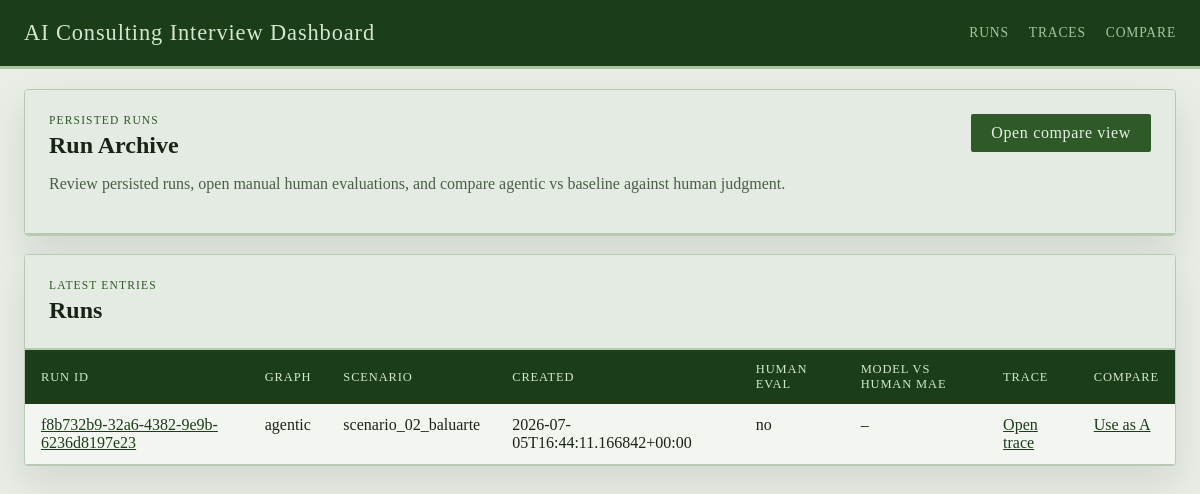
/, run on an earlier commit of the app's database.
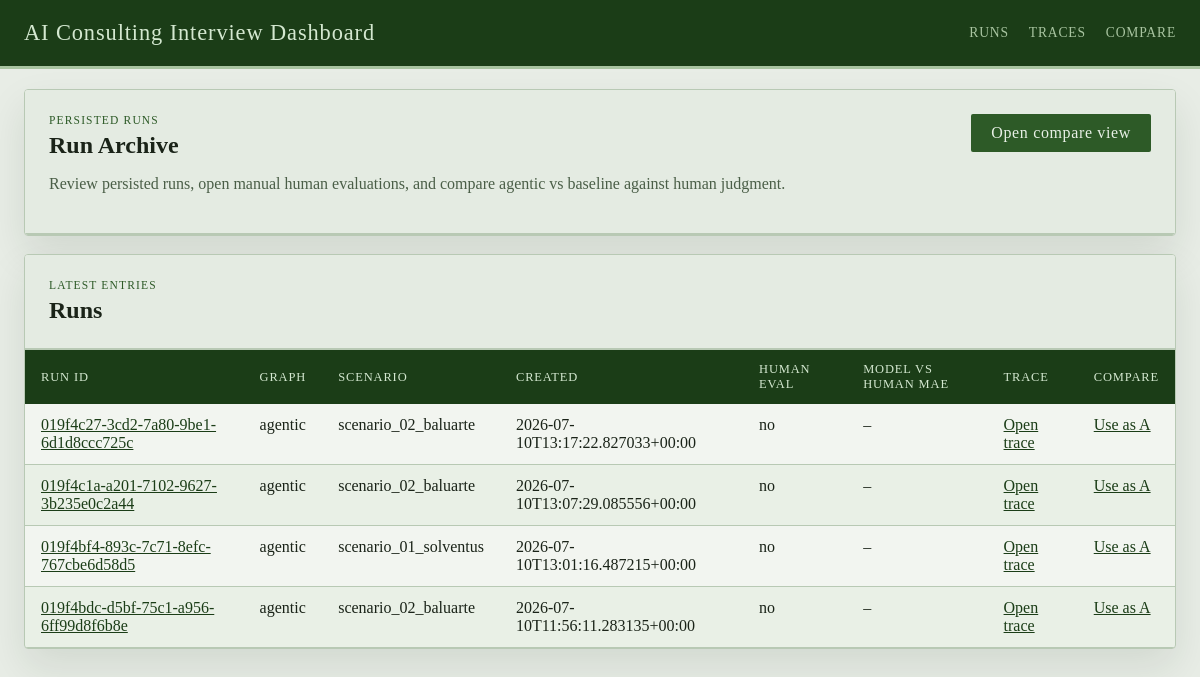
And on a later commit of the database.
### tables this page shows
CREATE TABLE runs (
                run_id TEXT PRIMARY KEY,
                graph_name TEXT NOT NULL,
                thread_id TEXT NOT NULL,
                scenario_ref TEXT,
                case_prompt TEXT,
                turn_index INTEGER,
                judge_round INTEGER,
                enough_evidence INTEGER NOT NULL,
                focus_areas_json TEXT NOT NULL,
                transcript_json TEXT NOT NULL,
                case_performance_json TEXT NOT NULL,
                quality_dialog_json TEXT NOT NULL,
                final_feedback TEXT,
                state_json TEXT NOT NULL,
                created_at TEXT NOT NULL
            );

### web/app.py (the view)
@app.get("/")
def index():
    ensure_dashboard_db()
    runs = list_runs(limit=100)
    return render_template("index.html", runs=runs)

### web/dashboard_store.py (called while the page is built)
def _json_loads(value: str | None, fallback: Any) -> Any:
    if not value:
        return fallback
    try:
        return json.loads(value)
    except json.JSONDecodeError:
        return fallback

def get_db_connection() -> sqlite3.Connection:
    connection = sqlite3.connect(RUNS_DB_PATH, timeout=30)
    connection.row_factory = sqlite3.Row
    return connection

def _normalize_dimension_entry(raw_entry: Any) -> dict[str, Any]:
    if isinstance(raw_entry, dict):
        score = raw_entry.get("score", "")
        rationale = raw_entry.get("rationale", "")
        evidence = raw_entry.get("evidence", "")
    else:
        score = raw_entry
        rationale = ""
        evidence = ""
    return {
        "score": score if score not in {None, ""} else "",
        "rationale": str(rationale or "").strip(),
        "evidence": str(evidence or "").strip(),
    }

def _extract_expected_scores(state: dict[str, Any]) -> dict[str, dict[str, Any]]:
    candidate_profile = state.get("candidate_profile", {})
    expected_scores = candidate_profile.get("expected_scores", {})
    sections: dict[str, dict[str, Any]] = {
        CASE_PERFORMANCE_SECTION: {},
        DIALOG_QUALITY_SECTION: {},
    }
    for section_name in sections:
        raw_section = expected_scores.get(section_name, {})
        if not isinstance(raw_section, dict):
            continue
        for dimension, details in raw_section.items():
            if not isinstance(details, dict):
                continue
            sections[section_name][dimension] = {
                "score": details.get("expected", ""),
                "rationale": str(details.get("rationale", "")).strip(),
            }
    return sections

def _extract_model_scores(run_row: sqlite3.Row) -> dict[str, dict[str, Any]]:
    return {
        CASE_PERFORMANCE_SECTION: _json_loads(run_row["case_performance_json"], {}),
        DIALOG_QUALITY_SECTION: _json_loads(run_row["quality_dialog_json"], {}),
    }

def _score_sort_key(value: Any) -> tuple[int, str]:
    return (0, str(value))

def to_numeric_score(value: Any) -> float | None:
    if value is None:
        return None
    if isinstance(value, bool):
        return None
    if isinstance(value, (int, float)):
        return float(value)
    text = str(value).strip().lower()
    if text in {"", NOT_TESTED, "n/a", "na", "none", "null", "missing"}:
        return None
    try:
        return float(text)
    except ValueError:
        return None

### web/templates/index.html (shortened to what this page needs)
{% extends "base.html" %}
{% block content %}
<section class="panel">
  <div class="panel-heading">
    <div>
      <p class="eyebrow">Persisted Runs</p>
      <h1>Run Archive</h1>
      <p class="lede">Review persisted runs, open manual human evaluations, and compare agentic vs baseline against human judgment.</p>
    </div>
    <a class="button" href="{{ url_for('compare_runs') }}">Open compare view</a>
  </div>
</section>
<section class="panel">
  <div class="panel-heading">
    <div>
      <p class="eyebrow">Latest entries</p>
      <h2>Runs</h2>
    </div>
  </div>
  <div class="table-wrap">
    <table>
      <thead>
        <tr>
          <th>Run ID</th>
          <th>Graph</th>
          <th>Scenario</th>
          <th>Created</th>
          <th>Human Eval</th>
          <th>Model vs Human MAE</th>
          <th>Trace</th>
          <th>Compare</th>
        </tr>
      </thead>
      <tbody>
        {% for run in runs %}
        <tr>
          <td><a href="{{ url_for('get_run', run_id=run.run_id) }}">{{ run.run_id }}</a></td>
          <td>{{ run.graph_name }}</td>
          <td>{{ run.scenario_ref or 'n/a' }}</td>
          <td>{{ run.created_at }}</td>
          <td>{{ 'yes' if run.has_human_evaluation else 'no' }}</td>
          <td>{{ run.metrics.model_vs_human_mae if run.metrics.model_vs_human_mae is not none else '–' }}</td>
          <td><a href="{{ url_for('get_run_trace', run_id=run.run_id) }}">Open trace</a></td>
          <td><a href="{{ url_for('compare_runs', run_a=run.run_id) }}">Use as A</a></td>
        </tr>
        {% else %}
        <tr>
          <td colspan="8">No persisted runs found in <code>artifacts/runs.sqlite</code>.</td>
        </tr>
        {% endfor %}
      </tbody>
    </table>
  </div>
</section>
{% endblock %}

### web/templates/base.html (shortened to what this page needs)
<!doctype html>
<html lang="en">
  <head>
    <link rel="stylesheet" href="{{ url_for('static', filename='styles.css', v='20260627a') }}">
  </head>
  <body>
    <header class="site-header">
      <div class="site-header__inner">
        <a class="brand" href="{{ url_for('index') }}">AI Consulting Interview Dashboard</a>
        <nav class="nav">
          <a href="{{ url_for('index') }}">Runs</a>
          <a href="{{ url_for('trace_index') }}">Traces</a>
          <a href="{{ url_for('compare_runs') }}">Compare</a>
        </nav>
      </div>
    </header>
    <main class="shell">
      {% block content %}{% endblock %}
    </main>
  </body>
</html>

### web/static/styles.css (style rules this page uses)
:root { --bg: #e8ede6; --panel: #f2f5f0; --panel-alt: #e4ebe2; --line: #b8c9b4; --ink: #1a2318; --muted: #4a5e47; --accent: #2d5a27; --accent-strong: #1b3d17; --success: #2d5a27; --warning: #7a6520; --danger: #7a2020; --shadow: 0 18px 40px rgba(20, 40, 18, 0.10); --radius: 4px; --font-ui: "Georgia", "Times New Roman", serif; --font-display: "Georgia", "Palatino Linotype", serif; }
* { box-sizing: border-box; }
body { margin: 0; font-family: var(--font-ui); color: var(--ink); background: var(--bg); }
a { color: var(--accent-strong); }
.site-header { position: sticky; top: 0; z-index: 10; background: var(--accent-strong); border-bottom: 3px solid #a8c4a0; }
.site-header__inner, .shell { max-width: 1400px; margin: 0 auto; padding: 20px 24px; }
.site-header__inner { display: flex; justify-content: space-between; align-items: center; }
.brand { font-family: var(--font-display); font-size: 1.4rem; text-decoration: none; color: #d4e8d0; letter-spacing: 0.04em; }
.nav { display: flex; gap: 20px; }
.nav a { text-decoration: none; color: #a8c4a0; font-size: 0.85rem; letter-spacing: 0.06em; text-transform: uppercase; }
.shell { display: grid; gap: 18px; }
.panel { background: var(--panel); border: 1px solid var(--line); border-radius: var(--radius); box-shadow: var(--shadow); overflow: hidden; }
.panel-heading { display: flex; justify-content: space-between; align-items: start; gap: 16px; padding: 24px; background: var(--panel-alt); border-bottom: 2px solid var(--line); }
.panel-heading h1, .panel-heading h2, .panel-heading h3, .subsection h3 { margin: 0; font-family: var(--font-display); font-weight: bold; }
.eyebrow { margin: 0 0 6px; color: var(--accent); text-transform: uppercase; letter-spacing: 0.10em; font-size: 0.72rem; font-family: var(--font-display); }
.lede, .meta-grid p, .prompt-box p, .helper { color: var(--muted); }
.button { display: inline-flex; align-items: center; justify-content: center; border: 0; border-radius: 2px; padding: 10px 20px; background: var(--accent); color: #e8f0e6; font-family: var(--font-display); letter-spacing: 0.04em; text-decoration: none; cursor: pointer; }
.table-wrap { overflow-x: auto; }
table { width: 100%; border-collapse: collapse; }
th { background: var(--accent-strong); color: #d4e8d0; padding: 12px 16px; text-align: left; font-size: 0.78rem; text-transform: uppercase; letter-spacing: 0.07em; font-weight: normal; }
td { padding: 12px 16px; text-align: left; vertical-align: top; border-bottom: 1px solid var(--line); }
tr:nth-child(even) td { background: rgba(180, 210, 174, 0.15); }

What changed in the data, as far as the page shows it:
removed runs: run_id "f8b732b9-32a6-4382-9e9b-6236d8197e23", graph_name "agentic", scenario_ref "scenario_02_baluarte", created_at "2026-07-05T16:44:11.166842+00:00", has_human_evaluation "no", metrics "–"
added runs: run_id "019f4c27-3cd2-7a80-9be1-6d1d8ccc725c", graph_name "agentic", scenario_ref "scenario_02_baluarte", created_at "2026-07-10T13:17:22.827033+00:00", has_human_evaluation "no", metrics "–"
added runs: run_id "019f4c1a-a201-7102-9627-3b235e0c2a44", graph_name "agentic", scenario_ref "scenario_02_baluarte", created_at "2026-07-10T13:07:29.085556+00:00", has_human_evaluation "no", metrics "–"
added runs: run_id "019f4bf4-893c-7c71-8efc-767cbe6d58d5", graph_name "agentic", scenario_ref "scenario_01_solventus", created_at "2026-07-10T13:01:16.487215+00:00", has_human_evaluation "no", metrics "–"
added runs: run_id "019f4bdc-d5bf-75c1-a956-6ff99d8f6b8e", graph_name "agentic", scenario_ref "scenario_02_baluarte", created_at "2026-07-10T11:56:11.283135+00:00", has_human_evaluation "no", metrics "–"
